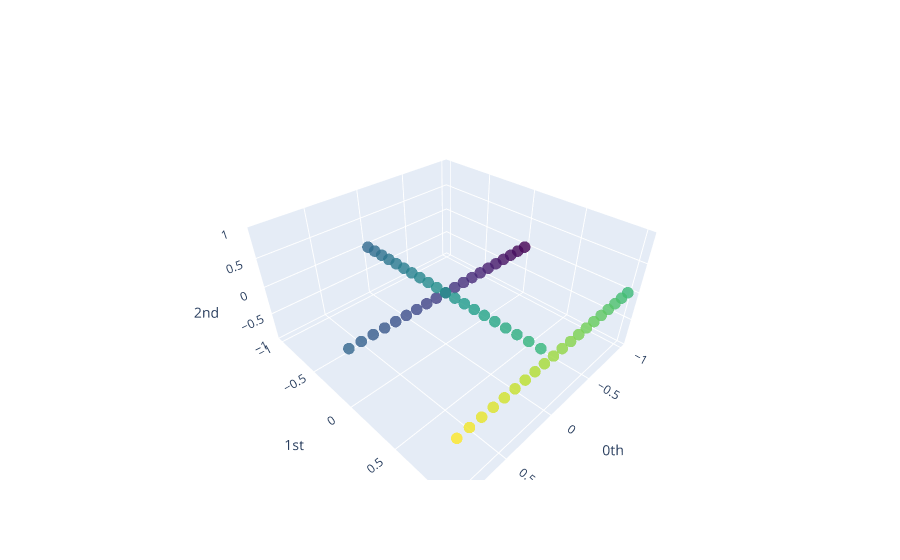

Source (notebook cell):
### Markdown cell above
Our last example is inherently one-dimensional, but the point cloud still has some interesting local structures.

### Code cell
# First generate the point cloud
line1 = [[x, 0, 0] for x in np.arange(-1, 1, 1/10)]
line2 = [[0, y, 0] for y in np.arange(-1, 1, 1/10)]
line3 = [[x, 1, 0] for x in np.arange(-1, 1, 1/10)]
lines = np.array(line1 + line2 + line3)

# Plot the point cloud
plot_point_cloud(lines)

### Figure 1 — Plotly figure (JSON) as saved in the notebook; plotly's stock layout.template omitted (floating-point values rounded to 4 significant figures)
{"data": [{"marker": {"color": [0, 1, 2, 3, 4, 5, 6, 7, 8, 9, 10, 11, 12, 13, 14, 15, 16, 17, 18, 19, 20, 21, 22, 23, 24, 25, 26, 27, 28, 29, 30, 31, 32, 33, 34, 35, 36, 37, 38, 39, 40, 41, 42, 43, 44, 45, 46, 47, 48, 49, 50, 51, 52, 53, 54, 55, 56, 57, 58, 59], "colorscale": [[0, "#440154"], [0.1111, "#482878"], [0.2222, "#3e4989"], [0.3333, "#31688e"], [0.4444, "#26828e"], [0.5556, "#1f9e89"], [0.6667, "#35b779"], [0.7778, "#6ece58"], [0.8889, "#b5de2b"], [1, "#fde725"]], "opacity": 0.8, "size": 4}, "mode": "markers", "type": "scatter3d", "x": [-1, -0.9, -0.8, -0.7, -0.6, -0.5, -0.4, -0.3, -0.2, -0.1, -2.22e-16, 0.1, 0.2, 0.3, 0.4, 0.5, 0.6, 0.7, 0.8, 0.9, 0, 0, 0, 0, 0, 0, 0, 0, 0, 0, 0, 0, 0, 0, 0, 0, 0, 0, 0, 0, -1, -0.9, -0.8, -0.7, -0.6, -0.5, -0.4, -0.3, -0.2, -0.1, -2.22e-16, 0.1, 0.2, 0.3, 0.4, 0.5, 0.6, 0.7, 0.8, 0.9], "y": [0, 0, 0, 0, 0, 0, 0, 0, 0, 0, 0, 0, 0, 0, 0, 0, 0, 0, 0, 0, -1, -0.9, -0.8, -0.7, -0.6, -0.5, -0.4, -0.3, -0.2, -0.1, -2.22e-16, 0.1, 0.2, 0.3, 0.4, 0.5, 0.6, 0.7, 0.8, 0.9, 1, 1, 1, 1, 1, 1, 1, 1, 1, 1, 1, 1, 1, 1, 1, 1, 1, 1, 1, 1], "z": [0, 0, 0, 0, 0, 0, 0, 0, 0, 0, 0, 0, 0, 0, 0, 0, 0, 0, 0, 0, 0, 0, 0, 0, 0, 0, 0, 0, 0, 0, 0, 0, 0, 0, 0, 0, 0, 0, 0, 0, 0, 0, 0, 0, 0, 0, 0, 0, 0, 0, 0, 0, 0, 0, 0, 0, 0, 0, 0, 0]}], "layout": {"scene": {"xaxis": {"exponentformat": "e", "showexponent": "all", "title": {"text": "0th"}, "type": "linear"}, "yaxis": {"exponentformat": "e", "showexponent": "all", "title": {"text": "1st"}, "type": "linear"}, "zaxis": {"exponentformat": "e", "showexponent": "all", "title": {"text": "2nd"}, "type": "linear"}}}}
